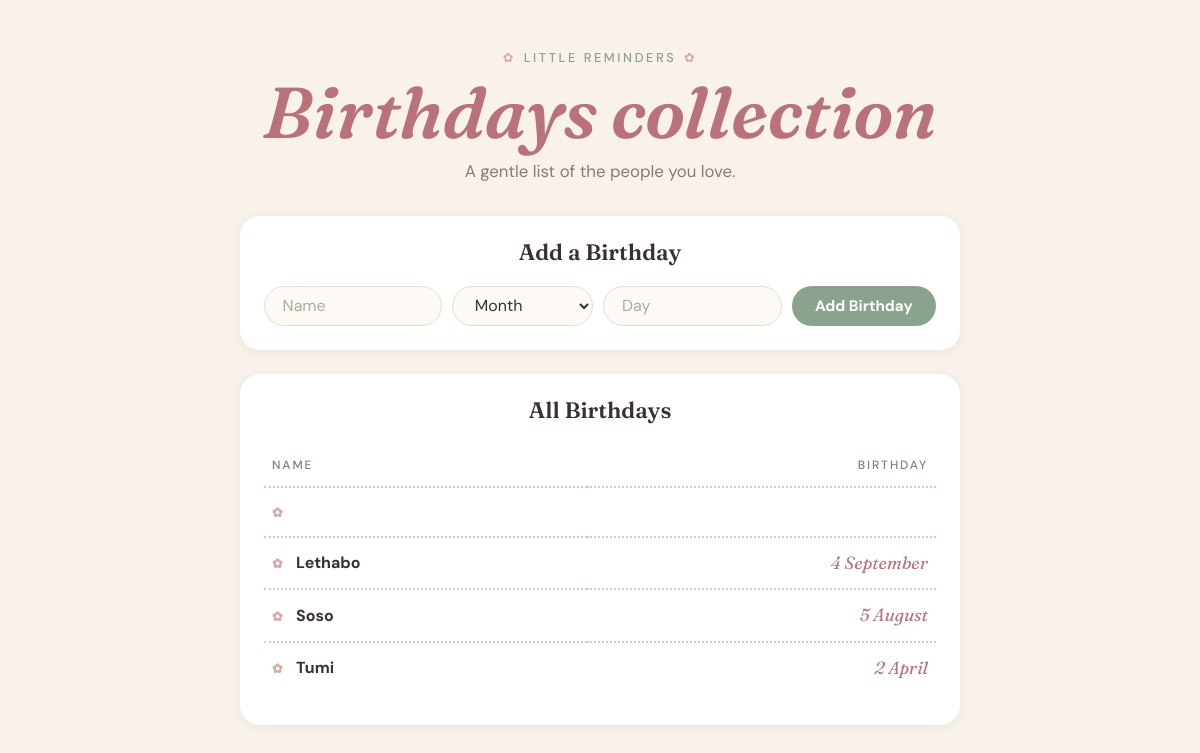
Before: / with the older database file.
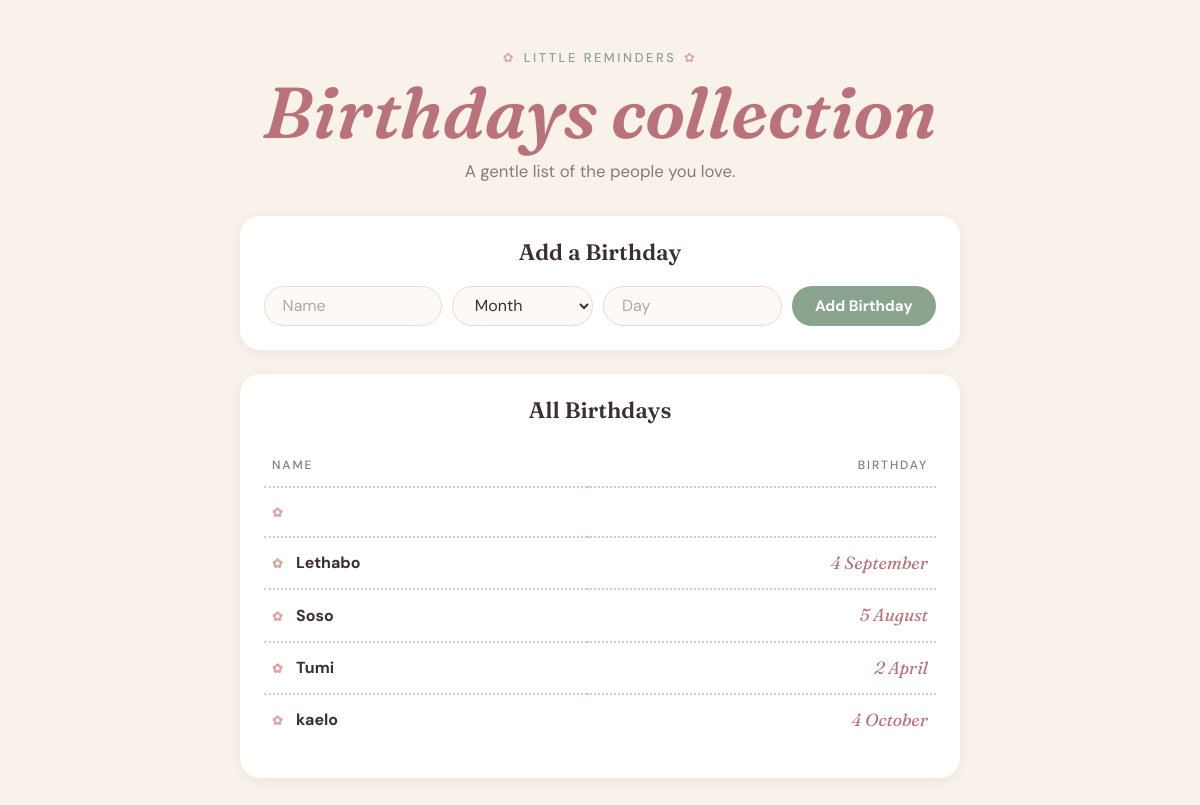
After: the same page with the newer database file.
### tables this page shows
CREATE TABLE birthdays (
            id INTEGER PRIMARY KEY AUTOINCREMENT,
            name TEXT NOT NULL,
            month INTEGER NOT NULL,
            day INTEGER NOT NULL
        );

### app.py (the view, shortened to what this page needs)
@app.route("/", methods=["GET", "POST"])
def index():
    connection = get_db_connection()
    rows = connection.execute(
        "SELECT * FROM birthdays"
    ).fetchall()
    connection.close()
    return render_template("index.html", rows=rows)

### app.py (called while the page is built)
def get_db_connection():
    connection = sqlite3.connect("birthdays.db")
    connection.row_factory = sqlite3.Row
    return connection

@app.after_request
def after_request(response):
    response.headers["Cache-Control"] = "no-cache, no-store, must-revalidate"
    response.headers["Expires"] = "0"
    response.headers["Pragma"] = "no-cache"
    return response

### templates/index.html (shortened to what this page needs)
<!DOCTYPE html>
<html lang="en">
    <head>
        <link href="/static/styles.css" rel="stylesheet">
    </head>
    <body>
        <div class="header">
            <p class="kicker">Little reminders</p>
            <h1>Birthdays collection</h1>
            <p class="deck">A gentle list of the people you love.</p>
        </div>
        <div class="container">
            <div class="section">
<h2>Add a Birthday</h2>
<form action="/" method="post">
    <input name="name" placeholder="Name" type="text" required>
    <select name="month" required>
        <option value="" disabled selected>Month</option>
    </select>
    <input name="day" placeholder="Day" type="number" min="1" max="31" required>
    <input type="submit" value="Add Birthday">
</form>
            </div>
            <div class="section">
                <h2>All Birthdays</h2>
                <table>
                    <thead>
                        <tr>
                            <th>Name</th>
                            <th>Birthday</th>
                        </tr>
                    </thead>
                    <tbody>
                         {% for row in rows%}
                            <tr>
                                <td> {{row.name}}</td>
                               <td>{{ row.day }} {{ ["", "January", "February", "March", "April", "May", "June", "July", "August", "September", "October", "November", "December"][row.month] }}</td>
                            </tr>
                         {% endfor %}
                    </tbody>
                </table>
            </div>
        </div>
    </body>
</html>

### static/styles.css (style rules this page uses)
:root { --cream: #f8f2ea; --ink: #3b2f2f; --muted: #8a7a74; --rose: #b9727a; --rose-light: #d9a5a5; --sage: #8aa38f; --sage-dark: #748f7a; --line: #dcc9bf; --field: #fdf9f4; --field-border: #ecdcd3; }
body { background-color: var(--cream); color: var(--ink); font-family: 'DM Sans', sans-serif; font-size: 1rem; font-weight: 400; line-height: 1.5; margin: 0; text-align: left; }
.container { margin-left: auto; margin-right: auto; max-width: 720px; padding-left: 15px; padding-right: 15px; padding-bottom: 3rem; text-align: center; width: 90%; }
.header { background-color: transparent; color: var(--rose); margin-bottom: 1rem; padding: 3rem 1rem 1rem; text-align: center; }
.header .kicker { color: var(--sage); font-size: 0.8rem; font-weight: 500; letter-spacing: 0.2em; margin: 0 0 0.5rem; text-transform: uppercase; }
.header .kicker::before, .header .kicker::after { color: var(--rose-light); content: "\273F"; margin: 0 0.6em; }
.header .deck { color: var(--muted); font-size: 1.05rem; margin: 0.5rem 0 0; }
h1 { color: var(--rose); font-family: 'Fraunces', serif; font-size: clamp(2.5rem, 9vw, 4.5rem); font-style: italic; font-weight: 600; line-height: 1.05; margin: 0; }
h2 { color: var(--ink); font-family: 'Fraunces', serif; font-size: 1.4rem; font-weight: 600; margin: 0 0 1rem; }
.section { background-color: #fff; border-radius: 20px; box-shadow: 0 2px 12px rgba(120, 80, 70, 0.08); margin-bottom: 1.5rem; padding: 1.25rem 1.5rem 1.5rem; }
form { display: flex; flex-wrap: wrap; gap: 10px; }
input[type="text"], input[type="number"], select { background-color: var(--field); border: 1.5px solid var(--field-border); border-radius: 999px; color: var(--ink); flex: 1 1 140px; font-family: inherit; font-size: 1rem; line-height: 1.8; min-width: 0; padding: 0.25rem 1.1rem; width: auto; }
input[type="text"]::placeholder, input[type="number"]::placeholder { color: #b7a69e; }
button, input[type="submit"] { background-color: var(--sage); border: 1px solid transparent; border-radius: 999px; color: #fff; cursor: pointer; flex: 0 0 auto; font-family: inherit; font-size: 0.95rem; font-weight: 700; line-height: 1.5; padding: 0.5rem 1.4rem; text-align: center; transition: background-color 0.15s ease-in-out, box-shadow 0.15s ease-in-out; vertical-align: middle; }
table { background-color: transparent; border-collapse: collapse; margin-bottom: 0.5rem; width: 100%; }
table th, table td { padding: 0.75rem 0.5rem; vertical-align: middle; }
table th { border-bottom: 2px dotted var(--line); color: var(--muted); font-size: 0.75rem; font-weight: 500; letter-spacing: 0.16em; text-align: left; text-transform: uppercase; }
table th:last-child, table td:last-child { text-align: right; }
tbody tr { border-bottom: 2px dotted var(--line); }
tbody tr:last-child { border-bottom: none; }
tbody td:first-child { font-weight: 700; text-align: left; }
tbody td:first-child::before { color: var(--rose-light); content: "\273F"; font-size: 0.8rem; margin-right: 0.6rem; }
tbody td:last-child { color: var(--rose); font-family: 'Fraunces', serif; font-size: 1.1rem; font-style: italic; }

Changed rows visible on the page:
added birthdays: name "kaelo", day "4", month "October"
